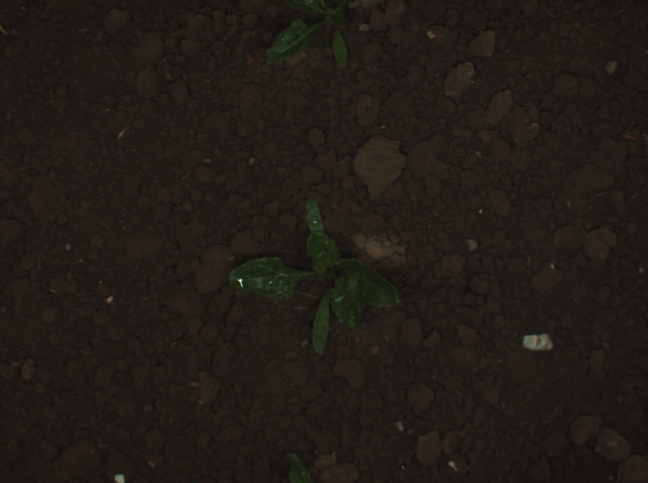
#> input picture images/bonirob_2016-05-23-11-02-39_5_frame135.png, 1296 x 966 px (shown at 1/2 size); its folder holds only this picture in this run
$ python highlightPlant.py
#> lines starting #> are read from the running program, lines starting #| are printed output that depends on the picture; after the words box and inside, x2 and y2 are one past the last pixel; in counts of white or black regions, pixels touching at a corner belong together
import cv2
import os
import numpy as np
import matplotlib.pyplot as plt
from random import randint

img_path = './images'
finished_img_path = './finished_images'
os.makedirs(f'{finished_img_path}', exist_ok=True)
os.makedirs(f'annotations', exist_ok=True)

count = 0
show_image = randint(1, 30)


class_ids = {
    "crop": 0,  # Assign class ID 0 for crop
    "weed": 1,  # Assign class ID 1 for weed
}

for img_name in os.listdir(img_path):
    annotations = []
    img = cv2.imread(f"{img_path}/{img_name}")
#> img is the input picture: shape (966, 1296, 3); mean B, G, R 21.9, 27.8, 32.6

    height, width, _ = img.shape
#> height = 966; width = 1296

    img_rgb = cv2.cvtColor(img, cv2.COLOR_BGR2RGB)  # Convert to RGB for visualization with matplotlib

    # Step 1: Convert to HSV and apply color thresholding for green vegetation
    hsv_img = cv2.cvtColor(img, cv2.COLOR_BGR2HSV)
#> hsv_img: shape (966, 1296, 3); mean H, S, V 16.8, 83.8, 32.9
    lower_green = (23, 30, 5)
    upper_green = (101, 195, 200)

    mask = cv2.inRange(hsv_img, lower_green, upper_green)
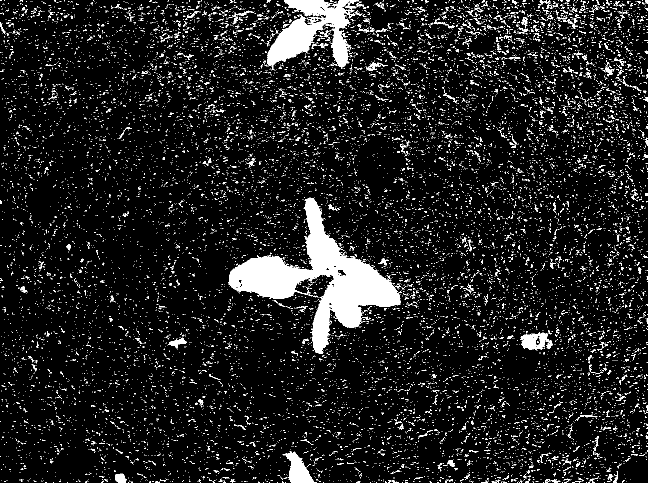
#> mask: shape (966, 1296) (shown at 1/2 size); 8.6% white; 19212 white regions (18837 under 20 px), largest, box (x1, y1, x2, y2) and area: (456, 395, 802, 708) 31011, (534, 0, 718, 135) 11273, (570, 902, 629, 966) 1977
    segmented_img = cv2.bitwise_and(img_rgb, img_rgb, mask=mask)
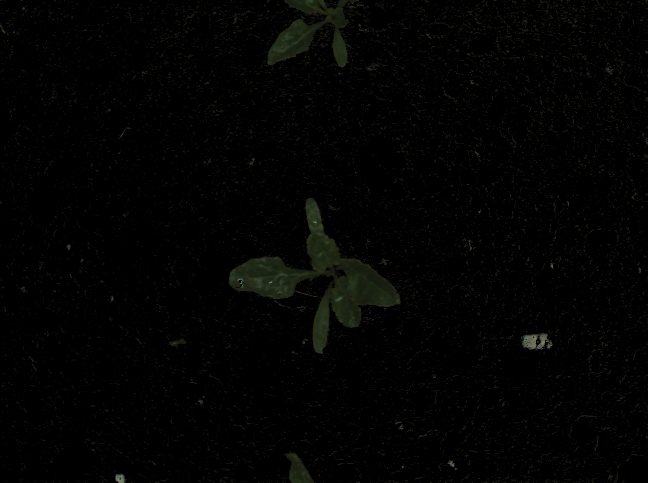
#> segmented_img: shape (966, 1296, 3) (shown at 1/2 size); mean R, G, B 2.6, 2.9, 1.9


    # Step 2: Apply morphological operations to clean up the mask
    kernel = cv2.getStructuringElement(cv2.MORPH_OPEN, (3, 3))
    processed_mask = cv2.morphologyEx(mask, cv2.MORPH_ERODE, kernel)
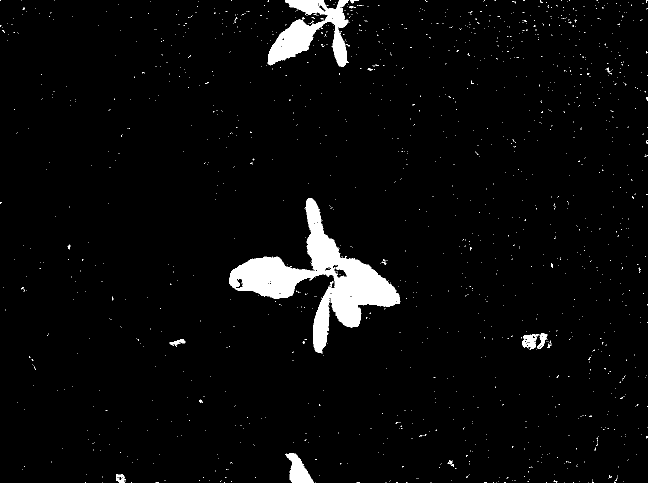
#> processed_mask: shape (966, 1296) (shown at 1/2 size); 3.6% white; 1421 white regions (1405 under 20 px)


    # Find contours on the morphed mask
    contours, _ = cv2.findContours(processed_mask, cv2.RETR_EXTERNAL, cv2.CHAIN_APPROX_SIMPLE)
#> contours = 1414 contours, 1404 with area under 20; largest, box (x1, y1, x2, y2) and area: (458, 396, 801, 707) 28646, (535, 0, 697, 134) 9243, (571, 906, 628, 966) 1704, (1044, 666, 1095, 699) 880, (232, 948, 252, 966) 224
    contours = list(contours)

    # Define a minimum area threshold to filter out small specks
    min_area = 80  # Adjust this value based on your image size and object size

    # Create a new mask for only large blobs
    large_blobs_mask = np.zeros_like(processed_mask)
    contour_count = -1
    for cnt in contours:
        if cv2.contourArea(cnt) > min_area:
            # [24 lines of commented-out code are left out]
            contour_points = cnt.squeeze()  # Remove extra dimensions if any
            normalized_points = []
            for point in contour_points:
                x, y = point
                normalized_x = x / width
                normalized_y = y / height
#> this loop made 1414 passes
#> cnt on passes 1 to 3: [[1177, 965]], [[1146, 965], [1147, 965]], [[1129, 965]]
                # [13 lines of commented-out code are left out]
    edges = cv2.Canny(large_blobs_mask, 100, 200)
#> large_blobs_mask: shape (966, 1296); every value is 0

    # Step 4: Overlay the edges on the original image
    overlay = img_rgb.copy()
    overlay[edges > 0] = [255, 0, 0]  # Color the edges in red for visibility

    large_blobs_mask = cv2.resize(large_blobs_mask, (img_rgb.shape[1], img_rgb.shape[0]))

    if len(img_rgb.shape) == 3 and img_rgb.shape[2] == 3:
        large_blobs_mask = cv2.cvtColor(large_blobs_mask, cv2.COLOR_GRAY2BGR)
#> large_blobs_mask: shape (966, 1296, 3); every value is 0

    # Apply a color (e.g., green) to the mask
    colored_mask = large_blobs_mask.copy()
    colored_mask[:, :, 1] = large_blobs_mask[:, :, 1]  # Increase the green channel intensity
    colored_mask[:, :, 0] = 0  # Set blue channel to 0
    colored_mask[:, :, 2] = 0  # Set red channel to 0

    # Blend the original image and contour mask
    mask_highlighted = cv2.addWeighted(img_rgb, 0.4, colored_mask, 0.2, 0)
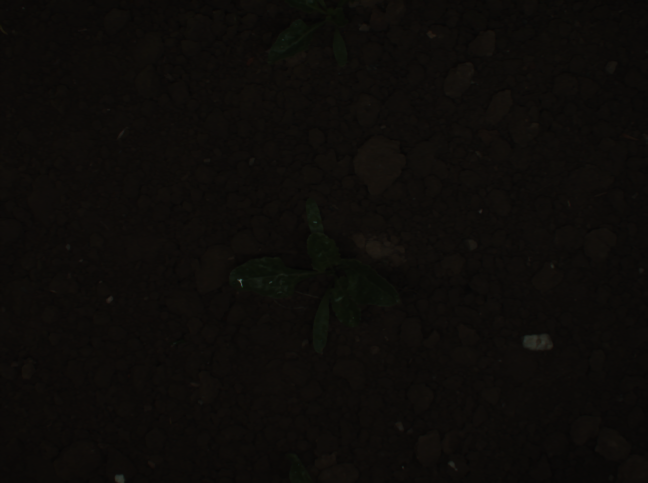
#> mask_highlighted: shape (966, 1296, 3) (shown at 1/2 size); mean R, G, B 13, 11.1, 8.8

    print(f"{finished_img_path}/{img_name}")
    cv2.imwrite(f"{finished_img_path}/{img_name}", mask_highlighted)
    count += 1

    # Show random result
    if count == 1:

        # Visualization of the intermediate results
        fig, axs = plt.subplots(1, 2, figsize=(20, 10))

        axs[0].imshow(overlay)
        axs[0].set_title('Edge overlay', fontsize=30)
        axs[0].axis('off')

        axs[1].imshow(processed_mask)
        axs[1].set_title('Plant highlight', fontsize=30)
        axs[1].axis('off')

        plt.tight_layout()
        plt.show()

$ run again, on images/bonirob_2016-05-23-11-02-39_5_frame227.png
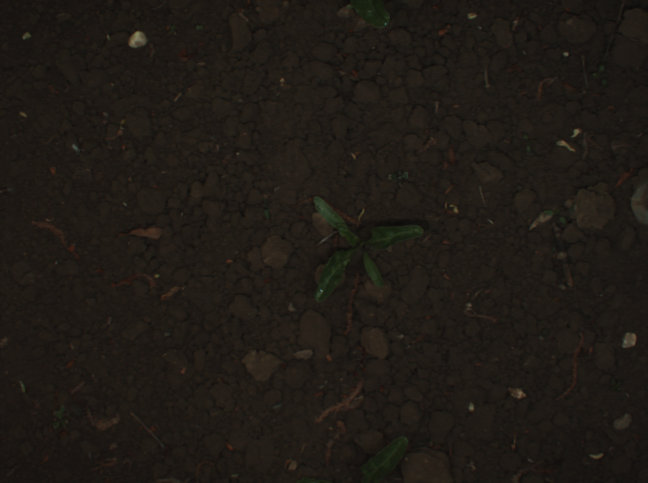
#> input picture images/bonirob_2016-05-23-11-02-39_5_frame227.png, 1296 x 966 px (shown at 1/2 size)
#> img is the input picture: shape (966, 1296, 3); mean B, G, R 21.1, 26.4, 31
#> hsv_img: shape (966, 1296, 3); mean H, S, V 16.4, 80.9, 31.1
#> `mask = cv2.inRange(hsv_img, lower_green, upper_green)`:
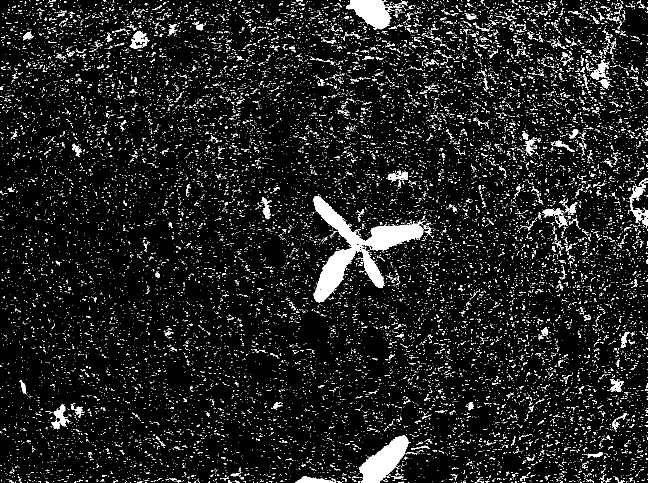
#> mask: shape (966, 1296) (shown at 1/2 size); 8.3% white; 22103 white regions (21614 under 20 px), largest, box (x1, y1, x2, y2) and area: (626, 391, 851, 606) 12952, (718, 870, 822, 966) 4781, (693, 0, 783, 59) 3295
#> processed_mask: shape (966, 1296); 2.2% white; 1783 white regions (1732 under 20 px)
#> contours = 1783 contours, 1745 with area under 20; largest, box (x1, y1, x2, y2) and area: (628, 393, 846, 604) 9990, (719, 871, 817, 966) 4346, (694, 0, 780, 58) 2934, (723, 500, 768, 574) 1226, (591, 953, 666, 966) 453
#> the loop `for cnt in contours:` made 1783 passes
#> cnt on passes 1 to 3: [[1023, 965]], [[1001, 965], [1002, 965]], [[951, 965], [952, 965]]
#> `plt.show()`:
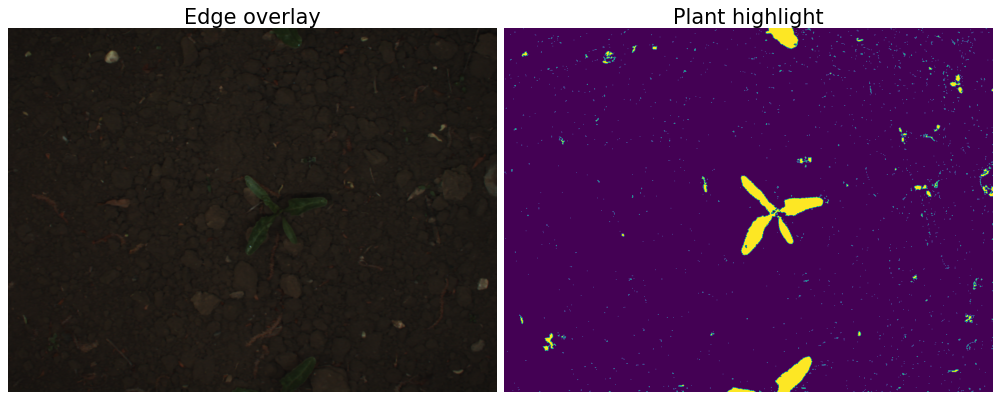
#> figure drawn by matplotlib, 2 panels

$ run again, on images/bonirob_2016-05-23-11-02-39_5_frame271.png
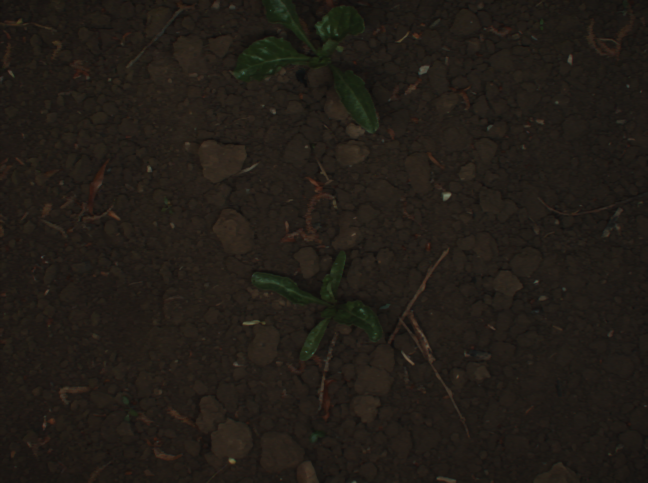
#> input picture images/bonirob_2016-05-23-11-02-39_5_frame271.png, 1296 x 966 px (shown at 1/2 size)
#> img is the input picture: shape (966, 1296, 3); mean B, G, R 21.7, 27.5, 32.4
#> hsv_img: shape (966, 1296, 3); mean H, S, V 16.9, 84, 32.7
#> `mask = cv2.inRange(hsv_img, lower_green, upper_green)`:
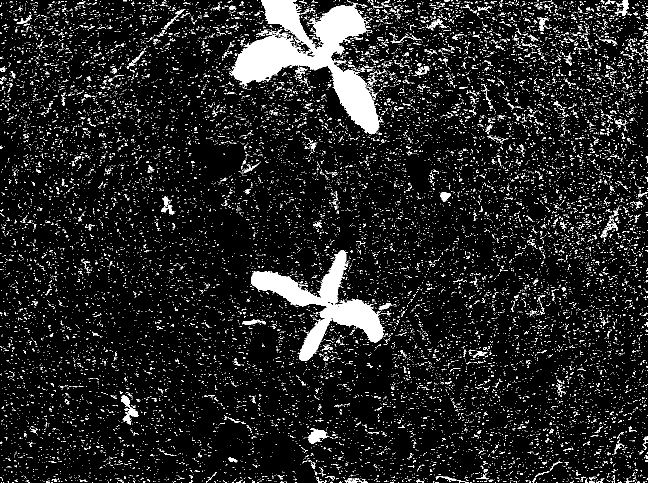
#> mask: shape (966, 1296) (shown at 1/2 size); 9.5% white; 21650 white regions (21203 under 20 px), largest, box (x1, y1, x2, y2) and area: (459, 0, 759, 269) 28437, (502, 500, 770, 722) 15859, (615, 856, 659, 887) 682
#> `processed_mask = cv2.morphologyEx(mask, cv2.MORPH_ERODE, kernel)`:
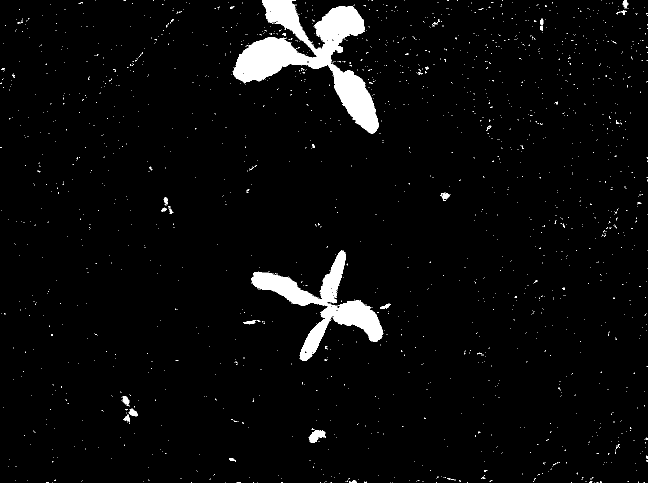
#> processed_mask: shape (966, 1296) (shown at 1/2 size); 3.7% white; 1726 white regions (1695 under 20 px)
#> contours = 1726 contours, 1707 with area under 20; largest, box (x1, y1, x2, y2) and area: (465, 0, 758, 268) 25201, (503, 501, 767, 721) 13770, (617, 860, 652, 886) 474, (245, 792, 259, 813) 152, (257, 817, 276, 833) 152
#> the loop `for cnt in contours:` made 1726 passes
#> cnt on passes 1 to 3: [[1193, 965], [1196, 965]], [[1188, 965]], [[1142, 965], [1143, 965]]

$ run again, on images/bonirob_2016-05-23-11-02-39_5_frame275.png
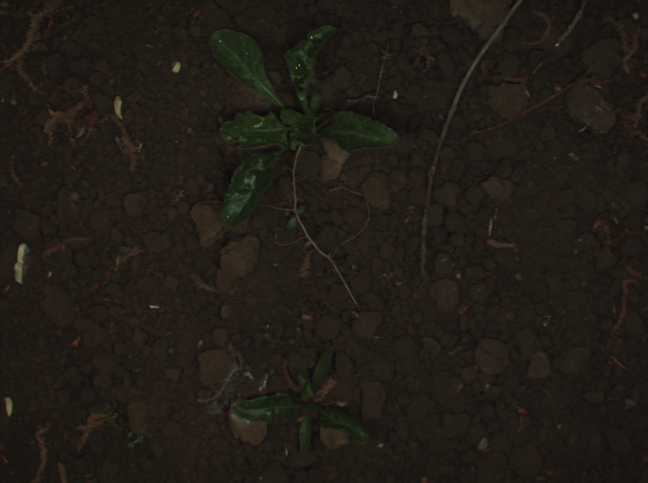
#> input picture images/bonirob_2016-05-23-11-02-39_5_frame275.png, 1296 x 966 px (shown at 1/2 size)
#> img is the input picture: shape (966, 1296, 3); mean B, G, R 21.9, 28.1, 32.7
#> hsv_img: shape (966, 1296, 3); mean H, S, V 17.5, 84.4, 33.1
#> `mask = cv2.inRange(hsv_img, lower_green, upper_green)`:
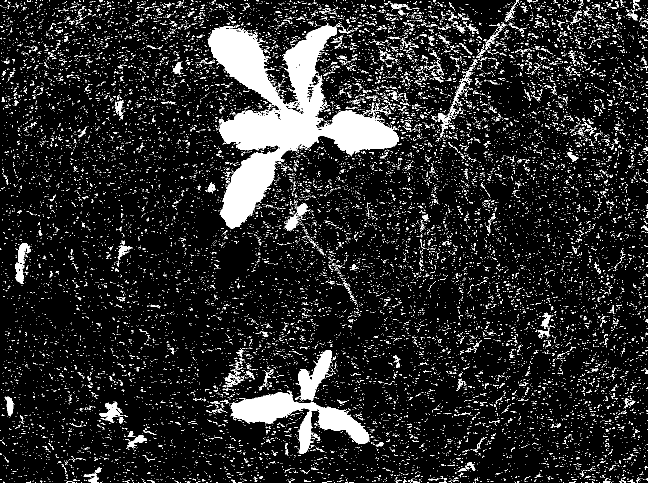
#> mask: shape (966, 1296) (shown at 1/2 size); 11.8% white; 20961 white regions (20448 under 20 px), largest, box (x1, y1, x2, y2) and area: (415, 51, 798, 457) 51634, (461, 780, 739, 908) 11711, (590, 700, 664, 801) 3109
#> `processed_mask = cv2.morphologyEx(mask, cv2.MORPH_ERODE, kernel)`:
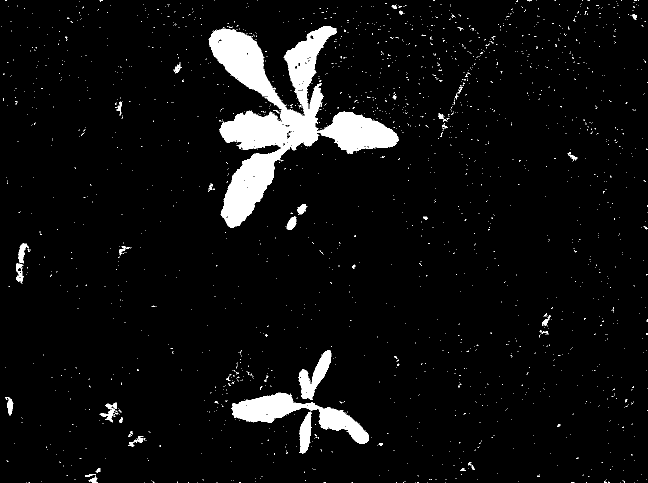
#> processed_mask: shape (966, 1296) (shown at 1/2 size); 5.5% white; 1906 white regions (1864 under 20 px)
#> contours = 1901 contours, 1868 with area under 20; largest, box (x1, y1, x2, y2) and area: (417, 52, 797, 456) 46438, (462, 785, 738, 887) 8936, (597, 701, 663, 800) 2546, (599, 823, 623, 907) 1248, (199, 805, 237, 845) 423
#> the loop `for cnt in contours:` made 1901 passes
#> cnt on passes 1 to 3: [[1268, 965]], [[1241, 965]], [[1172, 965], [1173, 965]]

$ run again, on images/bonirob_2016-05-23-11-02-39_5_frame150.png
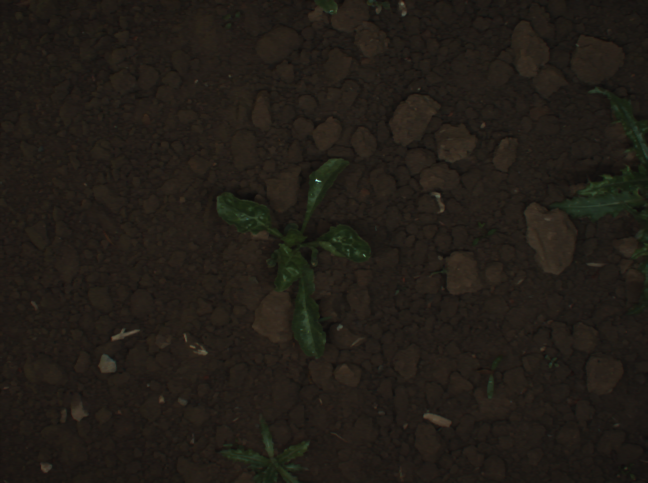
#> input picture images/bonirob_2016-05-23-11-02-39_5_frame150.png, 1296 x 966 px (shown at 1/2 size)
#> img is the input picture: shape (966, 1296, 3); mean B, G, R 21.8, 27.9, 32.3
#> hsv_img: shape (966, 1296, 3); mean H, S, V 17.5, 83.6, 32.7
#> mask: shape (966, 1296); 10.7% white; 18785 white regions (18401 under 20 px), largest, box (x1, y1, x2, y2) and area: (433, 316, 745, 718) 33738, (1094, 172, 1296, 635) 23755, (429, 826, 621, 966) 9646
#> `processed_mask = cv2.morphologyEx(mask, cv2.MORPH_ERODE, kernel)`:
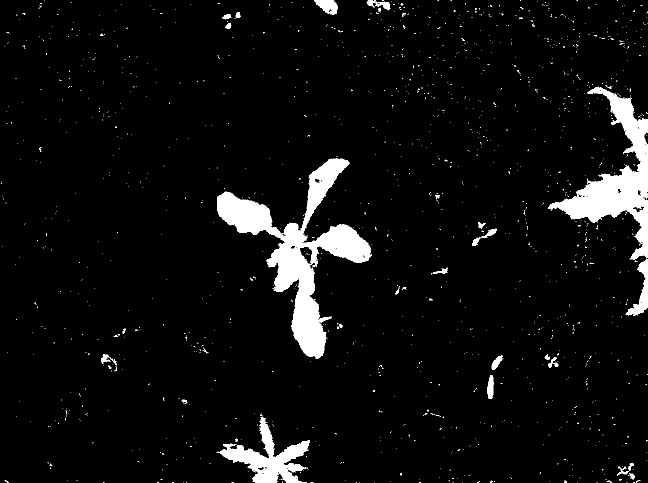
#> processed_mask: shape (966, 1296) (shown at 1/2 size); 5.5% white; 1446 white regions (1411 under 20 px)
#> contours = 1442 contours, 1415 with area under 20; largest, box (x1, y1, x2, y2) and area: (434, 317, 744, 717) 30918, (1096, 173, 1296, 519) 19447, (435, 833, 620, 966) 7978, (1251, 518, 1296, 632) 1602, (629, 0, 676, 29) 850
#> the loop `for cnt in contours:` made 1442 passes
#> cnt on passes 1 to 3: [[1253, 965], [1254, 965]], [[1193, 965], [1194, 965]], [[1155, 965]]
